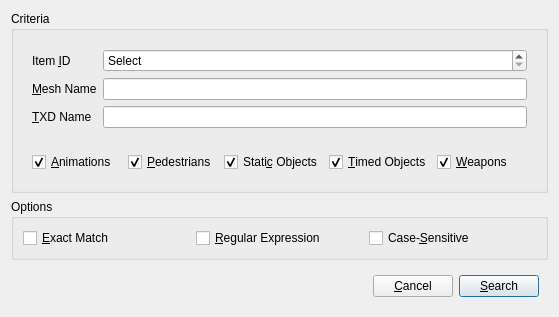
<?xml version="1.0" encoding="UTF-8"?>
<ui version="4.0">
 <class>IDESearchWidget</class>
 <widget class="QDialog" name="IDESearchWidget">
  <property name="geometry">
   <rect>
    <x>0</x>
    <y>0</y>
    <width>559</width>
    <height>273</height>
   </rect>
  </property>
  <property name="windowTitle">
   <string>Search Item Definition</string>
  </property>
  <layout class="QVBoxLayout" name="verticalLayout">
   <item>
    <widget class="QGroupBox" name="groupBox">
     <property name="title">
      <string>Criteria</string>
     </property>
     <layout class="QVBoxLayout" name="verticalLayout_2">
      <item>
       <widget class="QWidget" name="widget" native="true">
        <layout class="QFormLayout" name="formLayout">
         <item row="0" column="0">
          <widget class="QLabel" name="label">
           <property name="text">
            <string>Item &amp;ID</string>
           </property>
           <property name="buddy">
            <cstring>idSpinner</cstring>
           </property>
          </widget>
         </item>
         <item row="0" column="1">
          <widget class="QSpinBox" name="idSpinner">
           <property name="sizePolicy">
            <sizepolicy hsizetype="Expanding" vsizetype="Fixed">
             <horstretch>0</horstretch>
             <verstretch>0</verstretch>
            </sizepolicy>
           </property>
           <property name="wrapping">
            <bool>false</bool>
           </property>
           <property name="buttonSymbols">
            <enum>QAbstractSpinBox::UpDownArrows</enum>
           </property>
           <property name="specialValueText">
            <string>Select</string>
           </property>
           <property name="accelerated">
            <bool>false</bool>
           </property>
           <property name="suffix">
            <string/>
           </property>
           <property name="prefix">
            <string/>
           </property>
           <property name="minimum">
            <number>-1</number>
           </property>
           <property name="maximum">
            <number>2147483647</number>
           </property>
           <property name="value">
            <number>-1</number>
           </property>
          </widget>
         </item>
         <item row="1" column="0">
          <widget class="QLabel" name="label_2">
           <property name="text">
            <string>&amp;Mesh Name</string>
           </property>
           <property name="buddy">
            <cstring>meshNameField</cstring>
           </property>
          </widget>
         </item>
         <item row="1" column="1">
          <widget class="QLineEdit" name="meshNameField"/>
         </item>
         <item row="2" column="0">
          <widget class="QLabel" name="label_3">
           <property name="text">
            <string>&amp;TXD Name</string>
           </property>
           <property name="buddy">
            <cstring>txdNameField</cstring>
           </property>
          </widget>
         </item>
         <item row="2" column="1">
          <widget class="QLineEdit" name="txdNameField"/>
         </item>
        </layout>
       </widget>
      </item>
      <item>
       <widget class="QWidget" name="widget_3" native="true">
        <layout class="QHBoxLayout" name="horizontalLayout_3">
         <item>
          <widget class="QCheckBox" name="animBox">
           <property name="text">
            <string>&amp;Animations</string>
           </property>
           <property name="checked">
            <bool>true</bool>
           </property>
          </widget>
         </item>
         <item>
          <widget class="QCheckBox" name="pedBox">
           <property name="text">
            <string>&amp;Pedestrians</string>
           </property>
           <property name="checked">
            <bool>true</bool>
           </property>
          </widget>
         </item>
         <item>
          <widget class="QCheckBox" name="sobjBox">
           <property name="text">
            <string>Stati&amp;c Objects</string>
           </property>
           <property name="checked">
            <bool>true</bool>
           </property>
          </widget>
         </item>
         <item>
          <widget class="QCheckBox" name="tobjBox">
           <property name="text">
            <string>&amp;Timed Objects</string>
           </property>
           <property name="checked">
            <bool>true</bool>
           </property>
          </widget>
         </item>
         <item>
          <widget class="QCheckBox" name="weaponBox">
           <property name="text">
            <string>&amp;Weapons</string>
           </property>
           <property name="checked">
            <bool>true</bool>
           </property>
          </widget>
         </item>
        </layout>
       </widget>
      </item>
     </layout>
    </widget>
   </item>
   <item>
    <widget class="QGroupBox" name="groupBox">
     <property name="title">
      <string>Options</string>
     </property>
     <layout class="QHBoxLayout" name="horizontalLayout_2">
      <item>
       <widget class="QCheckBox" name="exactBox">
        <property name="text">
         <string>&amp;Exact Match</string>
        </property>
       </widget>
      </item>
      <item>
       <widget class="QCheckBox" name="regexBox">
        <property name="text">
         <string>&amp;Regular Expression</string>
        </property>
       </widget>
      </item>
      <item>
       <widget class="QCheckBox" name="caseBox">
        <property name="text">
         <string>Case-&amp;Sensitive</string>
        </property>
       </widget>
      </item>
     </layout>
    </widget>
   </item>
   <item>
    <widget class="QWidget" name="widget_2" native="true">
     <layout class="QHBoxLayout" name="horizontalLayout">
      <item>
       <spacer name="horizontalSpacer">
        <property name="orientation">
         <enum>Qt::Horizontal</enum>
        </property>
        <property name="sizeHint" stdset="0">
         <size>
          <width>40</width>
          <height>20</height>
         </size>
        </property>
       </spacer>
      </item>
      <item>
       <widget class="QPushButton" name="cancelButton">
        <property name="text">
         <string>&amp;Cancel</string>
        </property>
       </widget>
      </item>
      <item>
       <widget class="QPushButton" name="searchButton">
        <property name="text">
         <string>&amp;Search</string>
        </property>
        <property name="default">
         <bool>true</bool>
        </property>
       </widget>
      </item>
     </layout>
    </widget>
   </item>
  </layout>
 </widget>
 <resources/>
 <connections/>
</ui>
